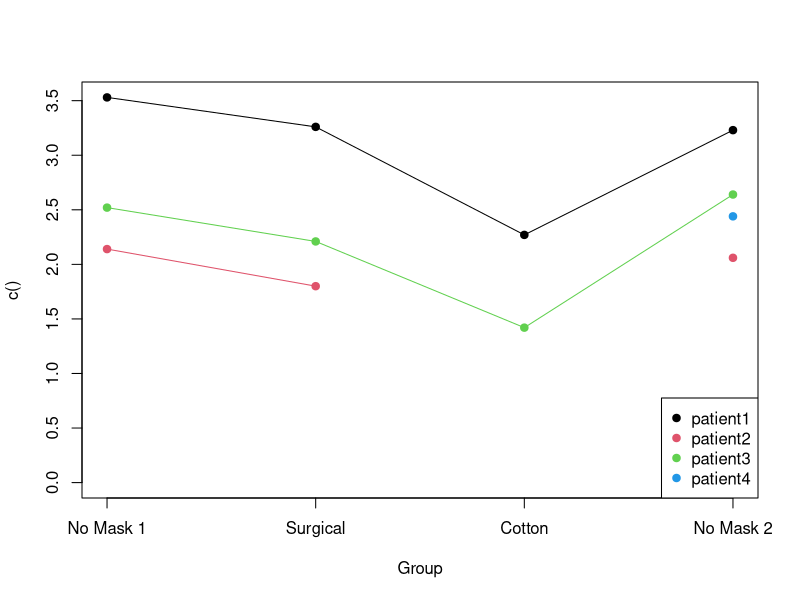
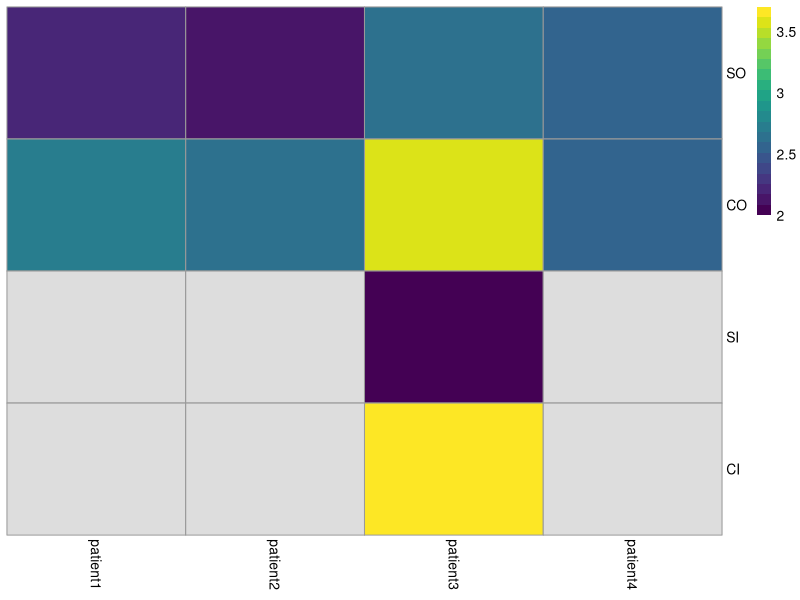

Recreate these plots in R, in order.
#!/usr/bin/env Rscript

petri_plot <- function(data) {
  petri_data <- data[paste0("petri", 1:4), ]
  plot(
    c(), c(),
    xlim = c(1, ncol(data)),
    ylim = c(0, max(petri_data, na.rm = TRUE)), xaxt='n', xlab="Group")
  axis(side = 1, at = 1:4, labels = c("No Mask 1", "Surgical", "Cotton", "No Mask 2"))
  legend(x = "bottomright", legend = colnames(petri_data), col=1:ncol(petri_data), pch=19)
  for (idx in 1:ncol(petri_data)) {
    points(1:ncol(petri_data), petri_data[, idx], col=idx, pch=19)
    lines(1:ncol(petri_data), petri_data[, idx], col=idx)
  }
}

mask_plot <- function(data) {
  mask_data <- data[c("SO", "CO", "SI", "CI"), ]
  pheatmap::pheatmap(
    mat = mask_data,
    cluster_rows = FALSE,
    cluster_cols = FALSE,
    color = viridis::viridis(20))
}

data <- read.csv("viral_load.csv", header=TRUE, row.names=1)
petri_plot(data)
mask_plot(data)
